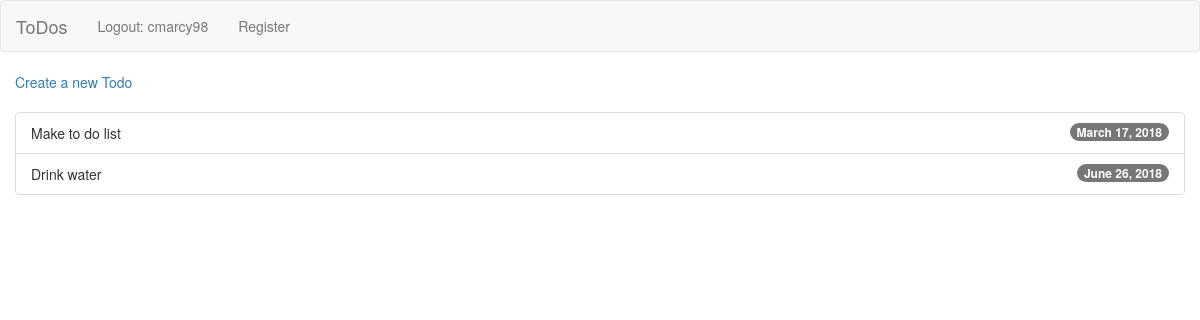
Screenshot of /todos/ (signed in) with the database file from the repository.
### todos/models.py (models this page shows, shortened)
class Todo(models.Model):
    user =  models.ForeignKey(User, null=True, blank=True)
    description = models.CharField(max_length=128, null=False, blank=False)
    due_date = models.DateField(null=True, blank=True)

### todos/views.py (the view)
# urls.py: url(r'^todos/$', views.todo_list.as_view(), name='todo_list'),
class todo_list(ListView):
    model = Todo

### todos/templates/todos/todo_list.html
{% extends 'base.html' %}
{% block body %}
<a href="{% url 'todo_create' %}">Create a new Todo</a>
<br><br>
{% if not object_list %}
<p>You don't have any todo's. Click the link above to make one</p>
{% else %}
<ul class="list-group">
    {%  for obj in object_list %}
    <li class="list-group-item">
        {{ obj.description }}
        <span class="badge">{{ obj.due_date }}</span>
    </li>
    {% endfor %}
</ul>
{% endif %}
{% endblock %}

### todos/templates/base.html (shortened to what this page needs)
<!DOCTYPE html>
<html>
    <head>
        <link href="https://maxcdn.bootstrapcdn.com/bootstrap/3.3.7/css/bootstrap.min.css" rel="stylesheet" media="screen">
        <link href="https://maxcdn.bootstrapcdn.com/font-awesome/4.7.0/css/font-awesome.min.css" rel="stylesheet">
    </head>
    <body>
    <nav class="navbar navbar-default">
        <div class="container-fluid">
            <div class="navbar-header">
                <a class="navbar-brand" href="/">ToDos</a>
            </div>
            <div class="collapse navbar-collapse" id="bs-example-navbar-collapse-1">
                <ul class="nav navbar-nav">
                    <li>
                        {% if request.user.username %}
                            <a href="/accounts/logout/">Logout: {{ request.user.username }}</a>
                        {% else %}
                            <a href="/accounts/login/">Login</a>
                        {% endif %}
                    </li>
                    <li>
                        <a href="/accounts/register/">Register</a>
                    </li>
                </ul>
            </div>
        </div>
    </nav>
        <div class="container-fluid">
            <div class="row">
                <div class="col-sm-12">
                    {% block body %}{% endblock %}
                </div>
            </div>
        </div>
    </body>
</html>

### rows the page displays
Todo: description "Make to do list", due_date "March 17, 2018"
Todo: description "Drink water", due_date "June 26, 2018"

### other values shown
{{ request.user.username }} "cmarcy98"
